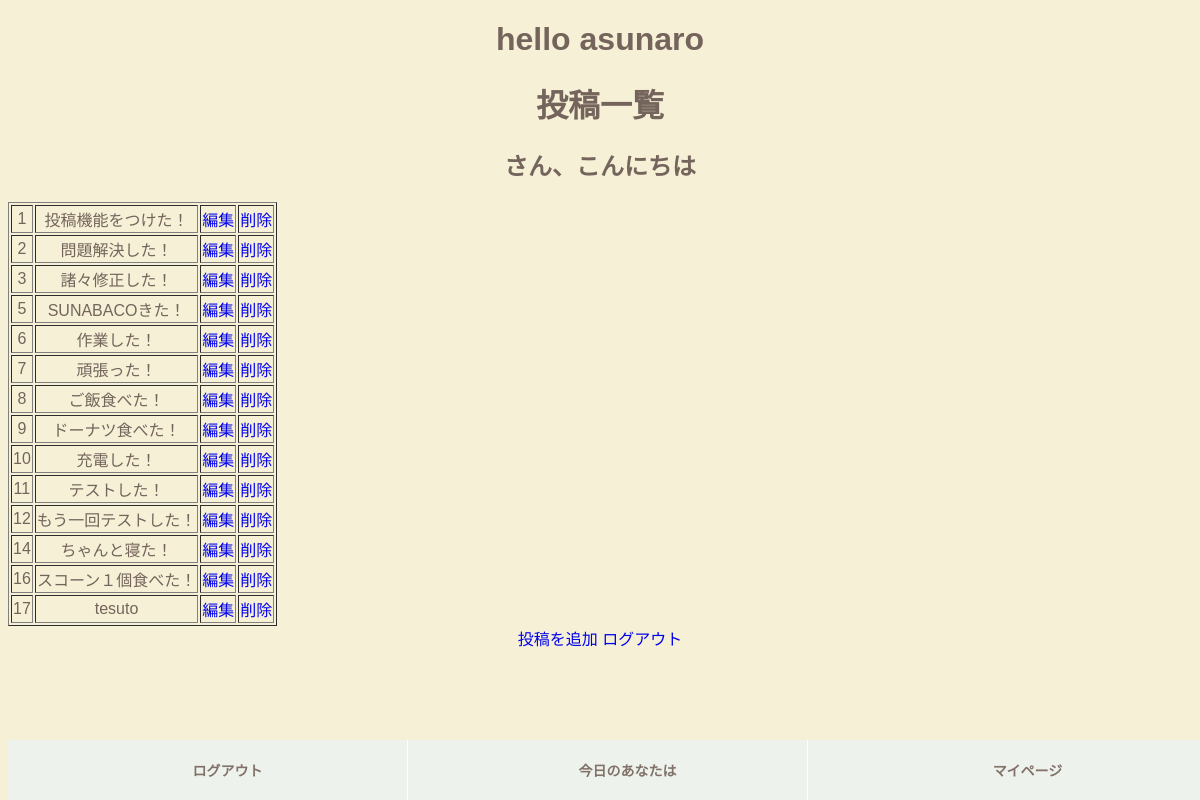
Page /list on the committed database.
### tables this page shows
CREATE TABLE "posts_test" (
	"ID"	INTEGER,
	"posting"	TEXT,
	PRIMARY KEY("ID" AUTOINCREMENT)
);

### app.py (the view)
@app.route("/list" )
def posting_list():
    conn = sqlite3.connect("asunaro.db")
    c = conn.cursor()
    c.execute("SELECT * FROM posts_test")
    post_list = [] #空箱作った
    for post in c.fetchall():
        post_list.append(
            {"id":post[0],"posting":post[1]}
        )
    conn.close()
    print(post_list)
    return  render_template("growth.html", post_list = post_list)

### templates/growth.html (shortened to what this page needs)
<!DOCTYPE html>
<html lang="jp">
<head>
    <link rel="stylesheet" href="../static/growth.css">
</head>
<body>
<h1>hello asunaro</h1>
<h1>投稿一覧</h1>
<h2>{{user_id}}さん、こんにちは</h2>
<table border= "1px">
   {% for post in post_list %}
    <tr>
        <td>{{post.id}}</td>
		<td>{{post.posting}}</td>
		<td><a href="/edit/{{post.id}}">編集</a></td>
        <td><a href="/del/{{post.id}}">削除</a></td>
    </tr>
	{% endfor %}
</table>
<a href="/post">投稿を追加</a>
<a href="/logout">ログアウト</a>
<div id="sp-fixed-menu" class="for-sp">
	<ul>
		<li><a onclick="confirmFunction1()">ログアウト</a></li>
		<li><a href="/post" >今日のあなたは</a></li>
		<li><a href="/list">マイページ</a></li>
	</ul>
</div>
</body>
</html>

### static/growth.css (style rules this page uses)
a { text-decoration:none; }
body { font-family: "Noto Sans Japanese", "ヒラギノ角ゴ Pro W3", "Hiragino Kaku Gothic Pro", "ヒラギノ角ゴ ProN W3", "Hiragino Kaku Gothic ProN", "游ゴシック", YuGothic, "メイリオ", "Meiryo", "HGPｺﾞｼｯｸM", "Osaka", "ＭＳ Ｐゴシック", sans-serif, Century Gothic, Arial; background: #F5F0D6; color: #74645C; text-align: center; }
#sp-fixed-menu { position: fixed; width: 100%; bottom: 0px; font-size: 0; opacity: 0.9; z-index: 99; }
#sp-fixed-menu ul { display: flex; list-style: none; padding:0; margin:0; width:100%; }
#sp-fixed-menu li { justify-content: center; align-items: center; width: 50%; padding:0; margin:0; font-size: 14px; font-weight: 900; border-right: 1px solid #fff; }
#sp-fixed-menu li a { color: #74645C; text-align: center; display:block; width: 100%; padding:20px; }
#sp-fixed-menu li:first-of-type { background: #EEF2EF; }
#sp-fixed-menu li:nth-of-type(2) { background: #EEF2EF; }
#sp-fixed-menu li:last-of-type { background: #EEF2EF;main }

### rows in the picture
posts_test: id "1", posting "投稿機能をつけた！"
posts_test: id "2", posting "問題解決した！"
posts_test: id "3", posting "諸々修正した！"
posts_test: id "5", posting "SUNABACOきた！"
posts_test: id "6", posting "作業した！"
posts_test: id "7", posting "頑張った！"
posts_test: id "8", posting "ご飯食べた！"
posts_test: id "9", posting "ドーナツ食べた！"
posts_test: id "10", posting "充電した！"
posts_test: id "11", posting "テストした！"
posts_test: id "12", posting "もう一回テストした！"
posts_test: id "14", posting "ちゃんと寝た！"
posts_test: id "16", posting "スコーン１個食べた！"
posts_test: id "17", posting "tesuto"
